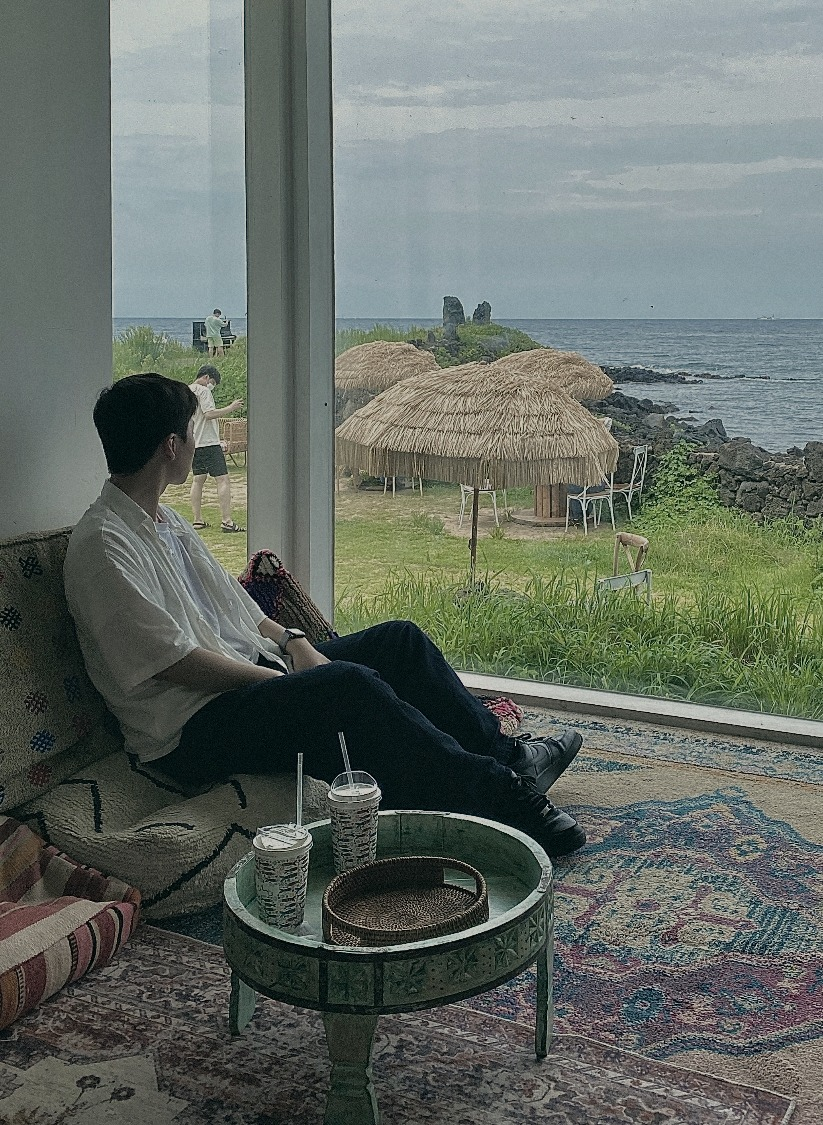
#> input picture docs/tone_match/graded_cafe.jpg, 823 x 1125 px, given in place of src_cafe.jpg, which was not available
$ python grade.py
#> lines starting #> are read from the running program, lines starting #| are printed output that depends on the picture
#> in main, im is the input picture: PIL image 823x1125 RGB; mean R, G, B 100.7, 108.5, 101.7
"""One colour grade for three of the applicant's photos, so the card row reads as one page.

python3 tools/tone_match/grade.py  ->  docs/tone_match/graded_*.jpg, compare.jpg
Re-colours only (no drawing, no generation): match brightness, then one shared look like the reference cards --
deep blacks, muted colour, teal-green shadows, warm highlights, light grain. The same steps work as a Lightroom preset.
"""
import os

import numpy as np
from PIL import Image

REPO = os.path.abspath(os.path.join(os.path.dirname(__file__), '../..'))
D = os.path.join(REPO, 'docs/tone_match')
SRC = ['src_cafe', 'src_shop', 'src_park']


def grade(a):
    lum = .299 * a[..., 0] + .587 * a[..., 1] + .114 * a[..., 2]
    a = a * (.42 / max(lum.mean(), 1e-3)) ** .6                         # 1. bring every photo to a similar exposure
    a = np.clip(a, 0, 1)
    lum = (.299 * a[..., 0] + .587 * a[..., 1] + .114 * a[..., 2])[..., None]
#> lum: shape (1125, 823, 1) float64
    a = lum + (a - lum) * .55                                            # 2. mute colour
    a = np.clip((a - .04) / .96, 0, 1) ** 1.12                           # 3. deeper blacks, a little contrast
    l = (.299 * a[..., 0] + .587 * a[..., 1] + .114 * a[..., 2])[..., None]
    sh, hi = (1 - l) ** 2, l ** 2
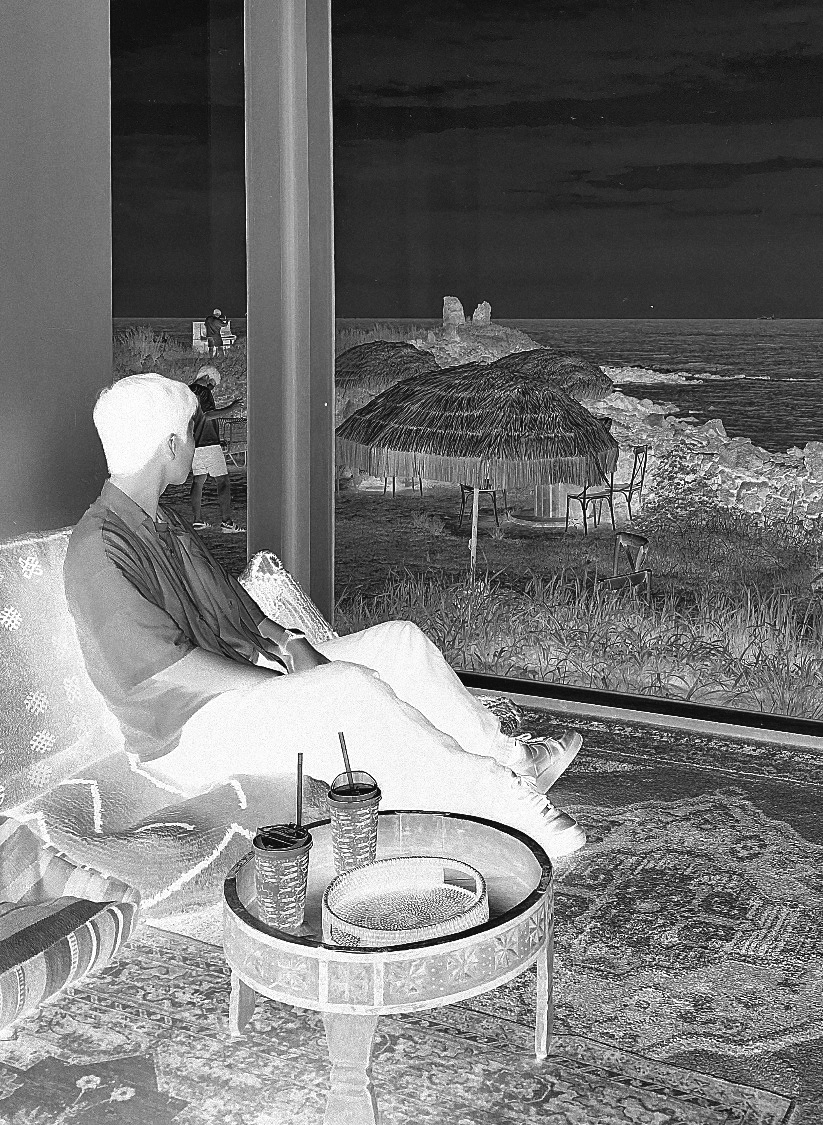
#> sh: shape (1125, 823, 1) float64; min 0.0283, max 1, mean 0.454
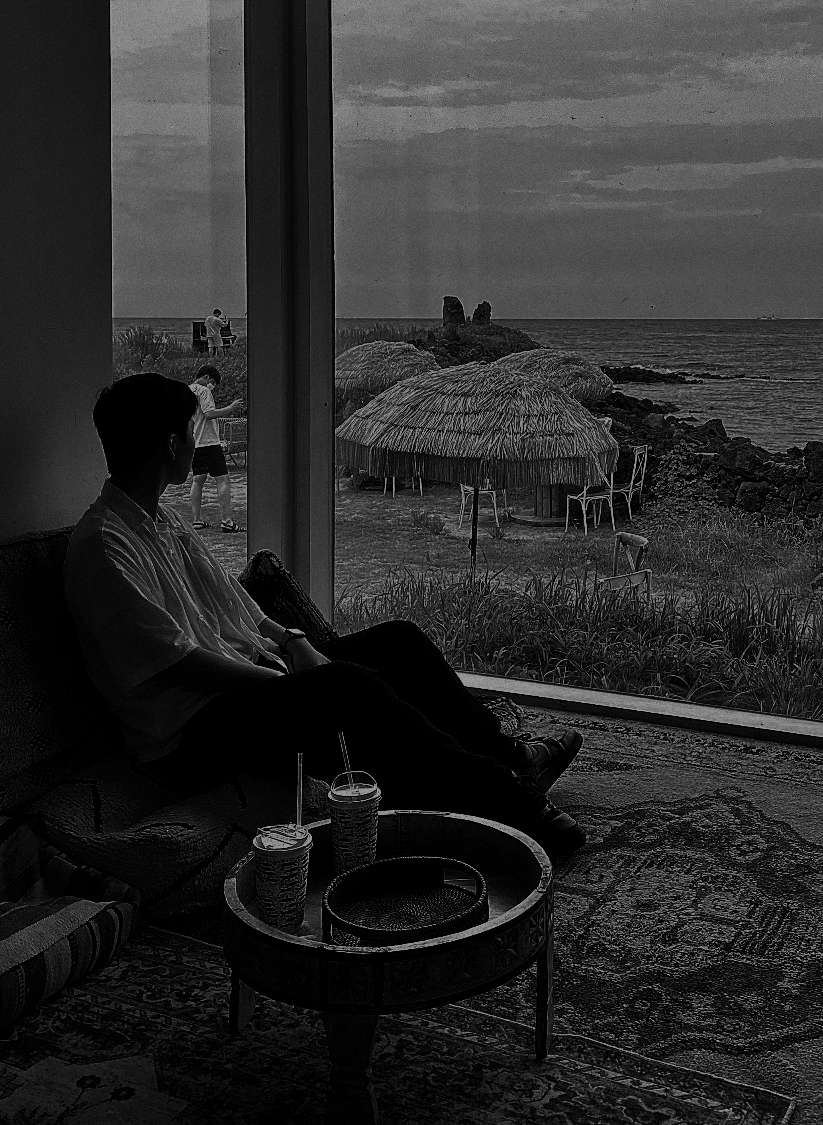
#> hi: shape (1125, 823, 1) float64; min 0, max 0.692, mean 0.174
    a = a + sh * np.array([-.035, .015, .01]) + hi * np.array([.04, .015, -.03])   # 4. teal-green shadows, warm highlights
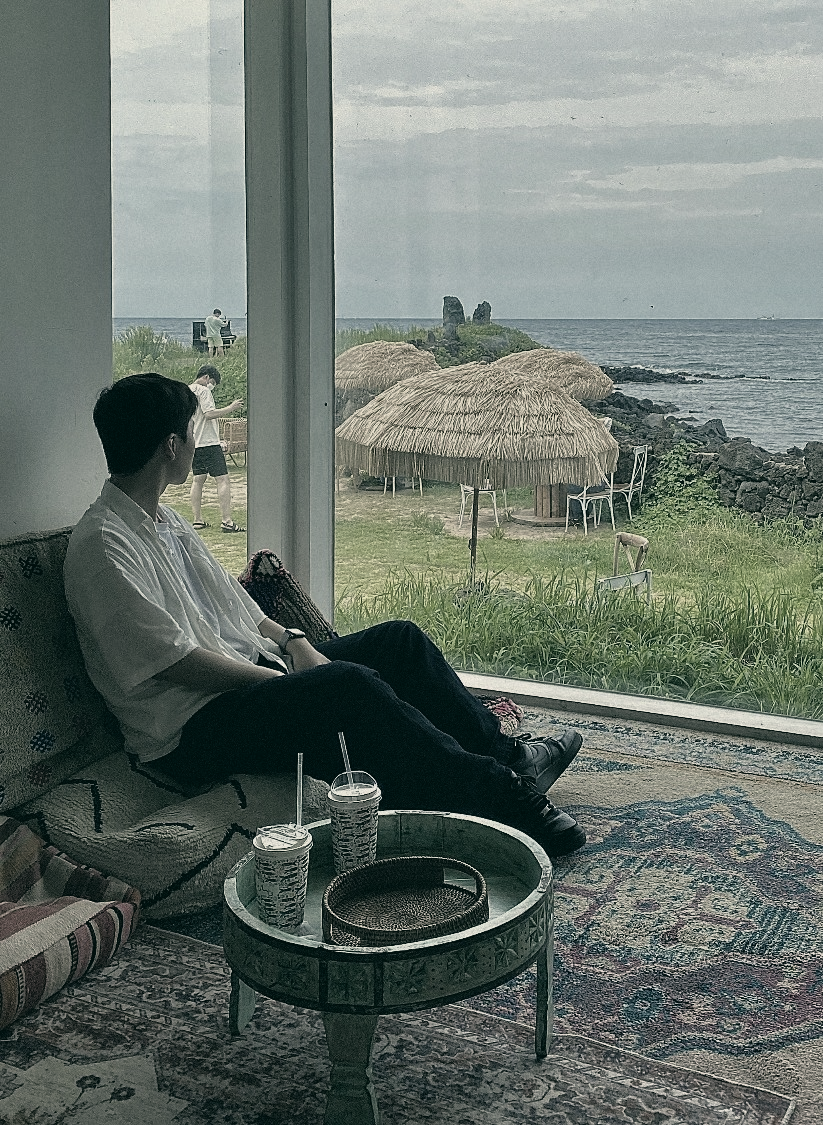
#> a: shape (1125, 823, 3) float64; mean of channels 0, 1, 2 0.341, 0.376, 0.351; drawn with min black and max white
    a = a * .94 + .02                                                    # 5. soft film roll-off
    a = a + np.random.default_rng(1).normal(0, .012, a.shape[:2])[..., None]        # 6. light grain
    return np.clip(a, 0, 1)


def main():
    outs = []
    for n in SRC:
        im = Image.open(os.path.join(D, n + '.jpg')).convert('RGB')
        g = Image.fromarray((grade(np.asarray(im, float) / 255) * 255).astype('uint8'))
        g.save(os.path.join(D, n.replace('src', 'graded') + '.jpg'), quality=92); outs.append((im, g))
#> pass 2 of the loop in main, `for n in SRC:`:
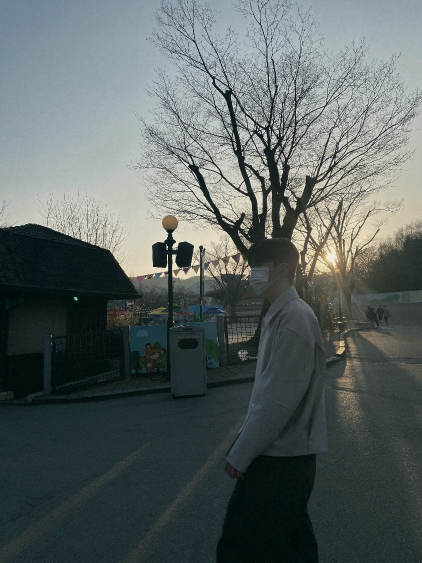
#> input picture docs/tone_match/graded_park.jpg, 844 x 1125 px, given in place of src_shop.jpg, which was not available (shown at 1/2 size)
#> in main, im is the input picture: PIL image 844x1125 RGB; mean R, G, B 90.2, 99.1, 98.4
#> l: shape (1125, 844, 1) float64
#> in grade (call 2), `sh, hi = (1 - l) ** 2, l ** 2`:
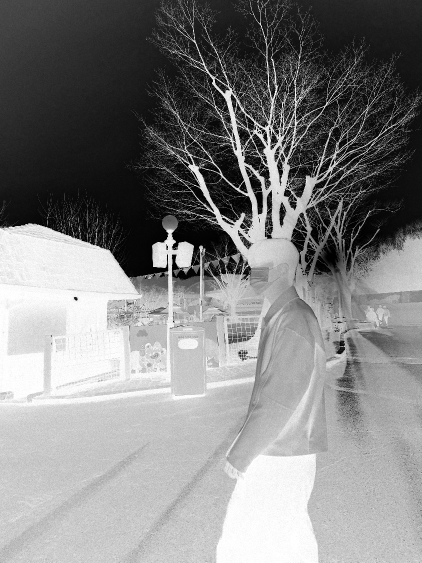
#> sh: shape (1125, 844, 1) float64 (shown at 1/2 size); min 1.23e-32, max 1, mean 0.51
#> in grade (call 2), `sh, hi = (1 - l) ** 2, l ** 2`:
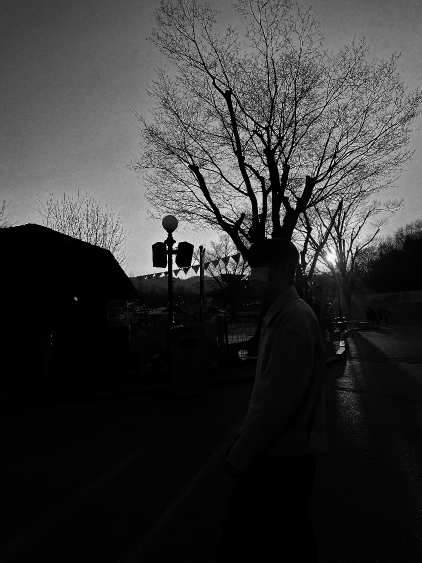
#> hi: shape (1125, 844, 1) float64 (shown at 1/2 size); min 0, max 1, mean 0.212
#> g: PIL image 844x1125 RGB
#> pass 3 of the loop in main, `for n in SRC:`:
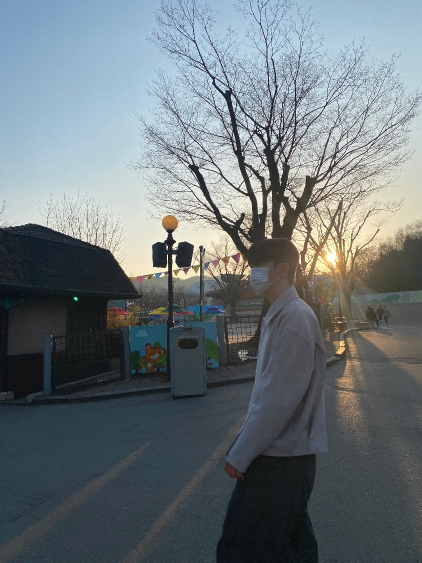
#> input picture docs/tone_match/src_park.jpg, 844 x 1125 px (shown at 1/2 size)
#> in main, im is the input picture: PIL image 844x1125 RGB; mean R, G, B 108, 117.3, 121.5
#> in grade (call 3), `sh, hi = (1 - l) ** 2, l ** 2`:
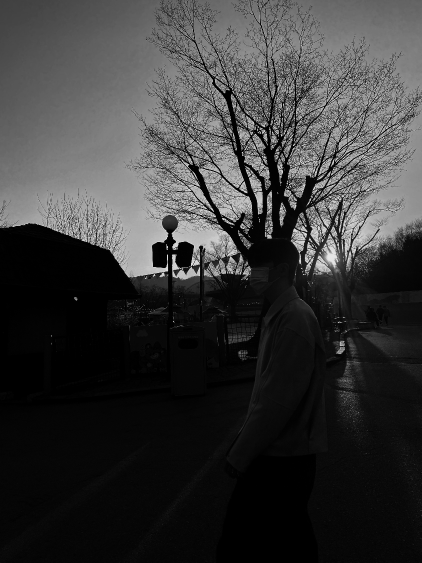
#> hi: shape (1125, 844, 1) float64 (shown at 1/2 size); min 0, max 0.905, mean 0.223
#> in grade (call 3), `return np.clip(a, 0, 1)`:
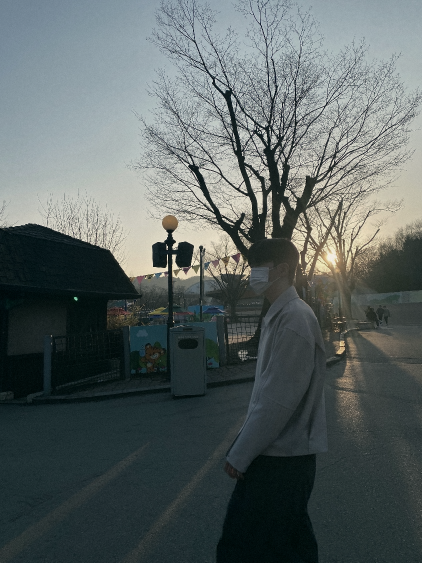
#> returned value: shape (1125, 844, 3) float64 (shown at 1/2 size); mean of channels 0, 1, 2 0.355, 0.391, 0.387; drawn as R, G, B
    h = 520; row = lambda ims: [i.resize((int(i.width * h / i.height), h)) for i in ims]
    top, bot = row([o[0] for o in outs]), row([o[1] for o in outs]); w = sum(i.width for i in top) + 40
#> after `w = sum((i.width for i in top)) + 40`: w = 1200
    S = Image.new('RGB', (w, 2 * h + 30), (18, 63, 115)); x = 10
#> after `S = Image.new('RGB', (w, 2 * h + 30), (18, 63, 115))`:
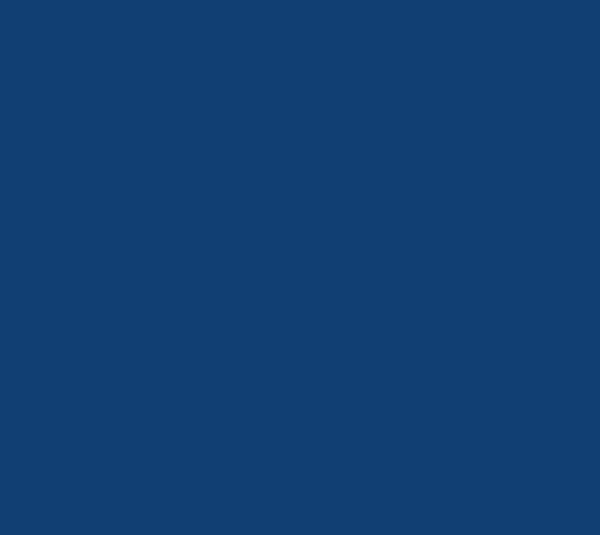
#> S: PIL image 1200x1070 RGB (shown at 1/2 size); mean R, G, B 18, 63, 115
    for a, b in zip(top, bot):
        S.paste(a, (x, 10)); S.paste(b, (x, h + 20)); x += a.width + 10
#> this loop made 3 passes
#> x on passes 1 to 3: 400, 800, 1200
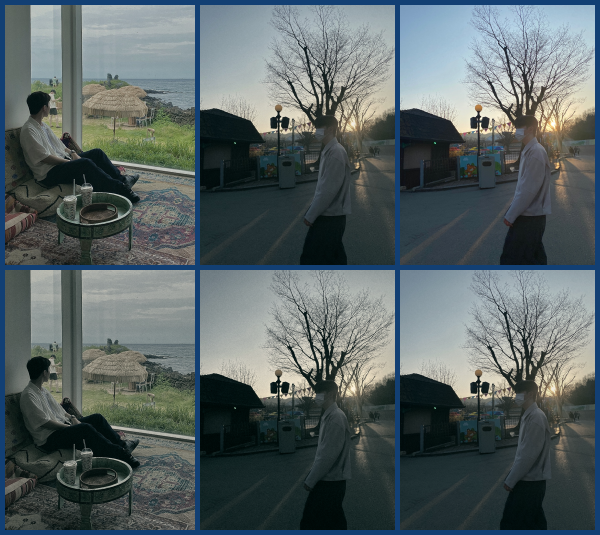
#> S: PIL image 1200x1070 RGB (shown at 1/2 size); mean R, G, B 88.7, 99.6, 100.6
#> after the loop, x = 1200
    S.save(os.path.join(D, 'compare.jpg'), quality=88); print('산출물: docs/tone_match/compare.jpg · graded_*.jpg')
#| 산출물: docs/tone_match/compare.jpg · graded_*.jpg


if __name__ == '__main__':
    main()
